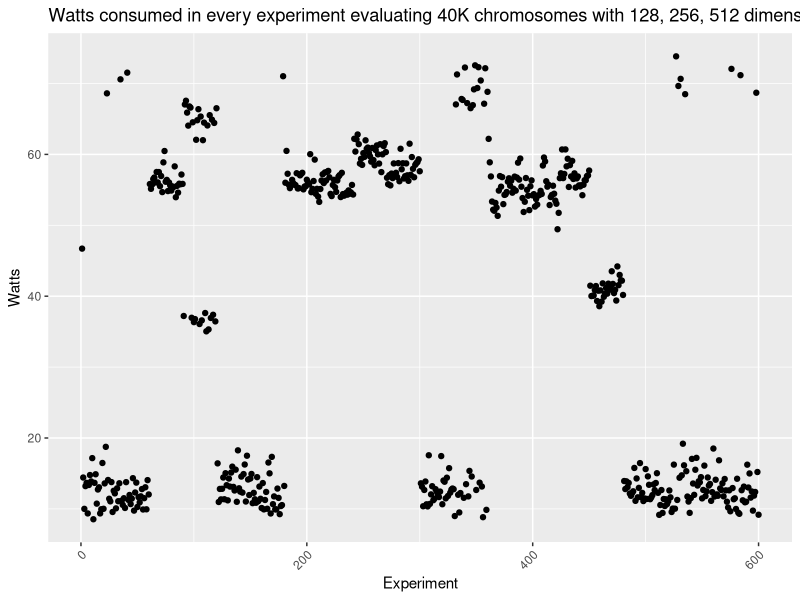
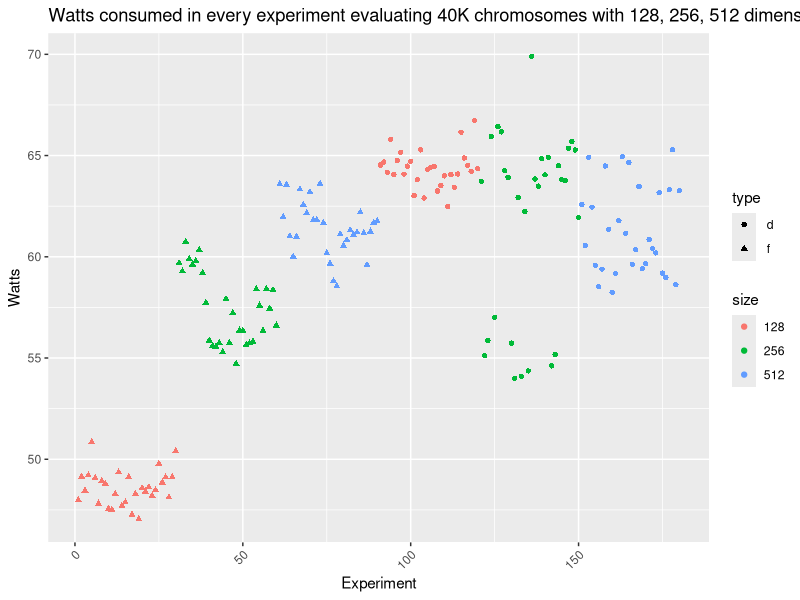

The R script that drew these images, in order:
bbob.fixed <- read.csv("data/evostar25-bbob-fixed-12-Nov-08-20-03.csv")

bbob.fixed$watts <- bbob.fixed$PKG / bbob.fixed$seconds

library(ggplot2)

# plot bbob.fixed$watts by row order
ggplot(bbob.fixed, aes(x=seq_along(watts), y=watts)) +
  geom_point() +
  labs(title="Watts consumed in every experiment evaluating 40K chromosomes with 128, 256, 512 dimensions, using float or double for every one of them. Please note the $y$ axes have different scales", y="Watts", x="Experiment") +
  theme(axis.text.x = element_text(angle = 45, hjust = 1))

bbob.variable <- read.csv("data/variable-evostar25-bbob-10-Nov-19-10-32.csv")
bbob.variable$watts <- bbob.variable$PKG / bbob.variable$seconds
# plot bbob.variable$watts by row order
bbob.variable$size <- as.factor(bbob.variable$size)
ggplot(bbob.variable[bbob.variable$work == "rastrigin",], aes(x=seq_along(watts), y=watts, shape=type,color=size)) +
  geom_point() +
  labs(title="Watts consumed in every experiment evaluating 40K chromosomes with 128, 256, 512 dimensions, using float or double for every one of them. Please note the $y$ axes have different scales", y="Watts", x="Experiment") +
  theme(axis.text.x = element_text(angle = 45, hjust = 1))
